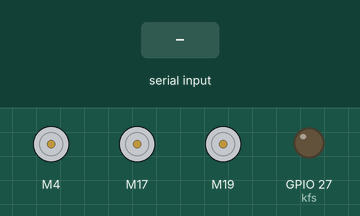
This sketch was run on a simulated ESP32. On the bench: 3 × DC motor (green arrow = forward, orange = backward, longer = faster), output pins drawn as LEDs (lit = HIGH). Inputs (shaded band) come from the test bench. What the sketch prints to the serial monitor is not drawn.

Above: at 1.2 s.
1.3 s: "KF_up\n" received over Serial
At 2.5 s:
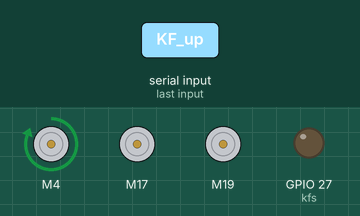
2.8 s: "KF_dn\n" received over Serial
At 3.9 s:
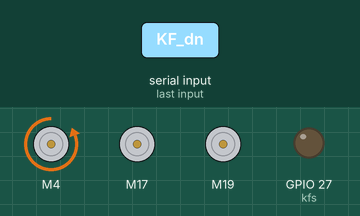
4.3 s: "KF_C\n" received over Serial
At 5.0 s:
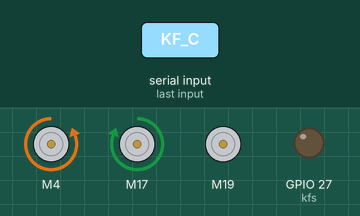
5.8 s: "KF_AC\n" received over Serial
At 6.1 s:
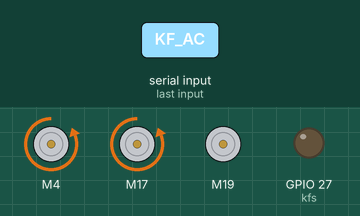
7.3 s: "KFH_F\n" received over Serial
At 8.5 s:
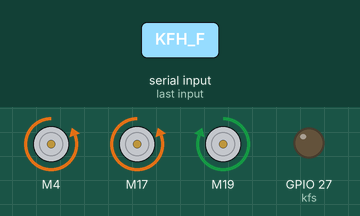
8.8 s: "KFH_B\n" received over Serial
At 9.7 s:
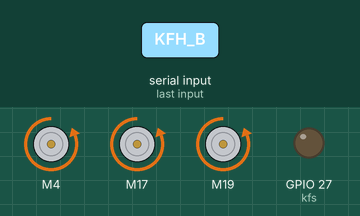
Timing chart, 0 to 11.3 s (numbered marks = the images above; inputs shaded):
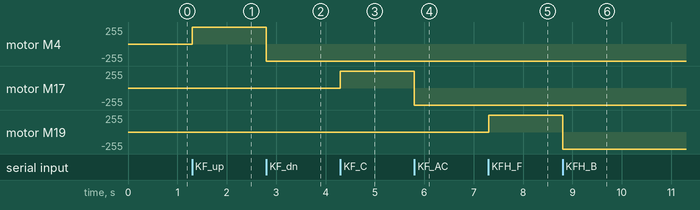

Measured:
- after the input at 1.3 s, motor M4: stopped → forward 255/255 at once
- after the input at 2.8 s, motor M4: forward 255/255 → backward 255/255 at once
- after the input at 4.3 s, motor M17: stopped → forward 255/255 at once
- after the input at 5.8 s, motor M17: forward 255/255 → backward 255/255 at once
- after the input at 7.3 s, motor M19: stopped → forward 255/255 at once
- after the input at 8.8 s, motor M19: forward 255/255 → backward 255/255 at once

The sketch:

R1_s2.ino
```cpp
#include "HardwareSerial.h"
#include <CytronMotorDriver.h>

String v , curr_kfs , pre_kfs ;

int kfs = 27;
int kfs_lift = 255 ;
int kfs_rotate = 255 ;
int kfs_hand = 255 ;
int hand ;
HardwareSerial espSerial(0);
CytronMD kfb(PWM_DIR, 19, 18) ;
CytronMD kfr(PWM_DIR, 17, 16) ;
CytronMD kfl(PWM_DIR, 4, 2) ;
// CytronMD LA(PWM_DIR, 32, 33) ;

void setup() {
  espSerial.begin(250000) ;
  // Serial.begin(115200);
  pinMode( kfs   , OUTPUT ) ;
}

void loop() {
  if(espSerial.available()){
    v = espSerial.readStringUntil('\n') ;
    v.trim() ;
  }
  // espSerial.println(v);
  if( v == "KF_up" || v == "KF_dn" || v == "KF_s" || v == "KF_C" || v == "KF_AC" || v == "KFH_F" || v == "KFH_B" || v == "KP" || v == "KP1"  || v == "KF_S"|| v == "KFH_S" ){
    if( v == "KF_up" )      { kfl.setSpeed(kfs_lift) ; espSerial.println(v);}
    else if (v == "KF_dn")  { kfl.setSpeed(-kfs_lift) ;espSerial.println(v);}
    else if( v == "KF_C")   { kfr.setSpeed(kfs_rotate) ;espSerial.println(v);}
    else if( v == "KF_AC")  { kfr.setSpeed(-kfs_rotate) ;espSerial.println(v);}
    else if( v == "KFH_F")   {kfb.setSpeed(kfs_hand) ;espSerial.println(v);}
    else if( v == "KFH_B") {  kfb.setSpeed(-kfs_hand) ;espSerial.println(v);}
    else                    { kfl.setSpeed(0) ; kfr.setSpeed(0) ;kfb.setSpeed(0) ;}

    // if(v == "KP" || v == "KP1" ){
    //   curr_kfs = v;
    //   if(curr_kfs == "KP" && pre_kfs == "KP1") hand++ ;
    //   pre_kfs = curr_kfs ;
    // }
    // if(hand%2 == 1)  digitalWrite(kfs, HIGH);
    // else digitalWrite(kfs, LOW);

  }
  // else{
  //   kfl.setSpeed(0) ;
  //   kfr.setSpeed(0) ;
  //   kfb.setSpeed(0) ;
  //   digitalWrite(kfs, LOW);
  // }
      // espSerial.println(hand);

}
```
